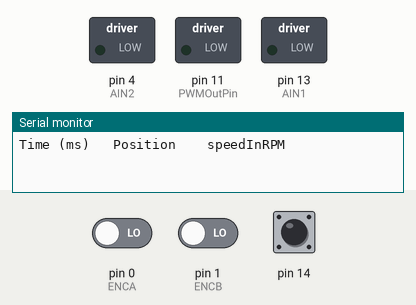
Simulated run of this program. Board: Arduino Leonardo, built with avr-gcc and run on an emulated ATmega32U4. Shown: switched loads named in the program (green lamp = pin HIGH), the last lines printed to the serial monitor. The test bench sets the inputs (shaded band); at power-on: pin 14 HIGH, pin 0 (ENCA) LOW, pin 1 (ENCB) LOW.

Above: at 6.8 s.
6.9 s: pin 14 pulled LOW for 0.15 s
At 7.6 s:
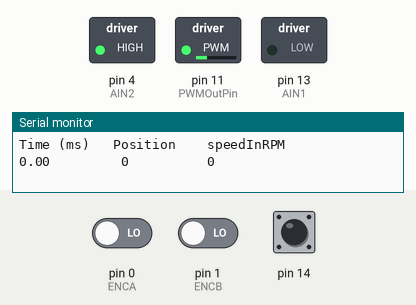
At 14.4 s:
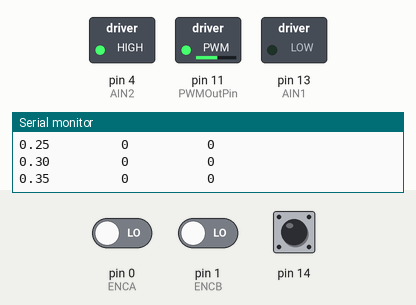
Timing chart, 0 to 25.0 s (numbered marks = the images above; inputs shaded):
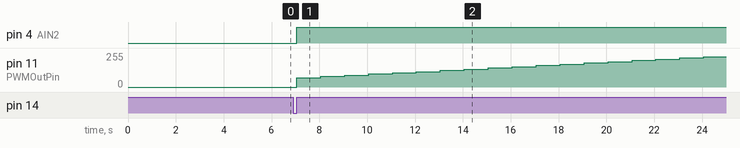

Measured:
- after the input at 6.9 s, pin 4 (AIN2): LOW → HIGH after 0.15 s; pin 11 (PWMOutPin): moves from 0/255 to 227/255 over 17.0 s, starting after 0.15 s

The program:

main.cpp
```cpp
#include <Arduino.h>
#include <Romi32U4.h>
#include "BlueMotor.h"


BlueMotor motor;
Romi32U4ButtonA buttonA;
Romi32U4ButtonB buttonB;
Romi32U4ButtonC buttonC;
long timeToPrint = 0;
long prevTime = 0;
long now = 0;
long newPosition = 0;
long oldPosition = 0;
long sampleTime = 100;
int speedInRPM = 0;
int CPR = 540; // Ticks per revolution (270 for 1 encoder, 540 for 2)
int motorEffort = 50; // 300 is 75, 200 is 50, 400 is 100

int pos1=0;
int pos2 = 1000;

void setup()
{
  Serial.begin(9600);
  motor.setup();
  motor.reset();
  delay(3000);
  Serial.print("Time (ms)");
  Serial.print("   ");
  Serial.print("Position");
  Serial.print("    ");
  Serial.println("speedInRPM");
  delay(3000);
  buttonA.waitForButton();
}


/**
 * Calculates ticks to RPM of the motor
 * @param ticks how many ticks the motor is at (in ticks/100ms)
 * @return how many revolutions per minute the motor is running at
 */
int ticksToRPM(long ticks) {
  return (ticks*600) / CPR;
}

int ticksPerSecondToRPM(long ticks) {
  return (ticks*60) / CPR;
}

void loop()
{
  // Testing percentage
  timeToPrint = millis() + sampleTime;
  oldPosition = motor.getPosition();
  for (float i = 0; i <= 1; i += 0.05) {

    motor.setEffortWithoutDB(i);

    newPosition = motor.getPosition();
    speedInRPM = ticksPerSecondToRPM((newPosition-oldPosition));
    Serial.print(i);
    Serial.print("         ");
    Serial.print(newPosition);
    Serial.print("          ");
    Serial.println(speedInRPM);
    delay(1000);
    oldPosition = newPosition;
  }

  // Testing using PWM signal 0-400
  /*
  timeToPrint = millis() + sampleTime;
  oldPosition = motor.getPosition();
  for (int i = 0; i <= 400; i += 10) {

    motor.setEffort(-i);

    newPosition = motor.getPosition();
    speedInRPM = ticksPerSecondToRPM((newPosition-oldPosition));
    Serial.print(i);
    Serial.print("         ");
    Serial.print(newPosition);
    Serial.print("          ");
    Serial.println(speedInRPM);
    delay(1000);
    oldPosition = newPosition;
  }
  */


  /*
  // Run the motor forwards
  timeToPrint = millis() + sampleTime;
  oldPosition = motor.getPosition();
  while (buttonB.isPressed())
  {
    // The button is currently pressed.
    motor.setEffort(motorEffort);
    if ((now = millis()) > timeToPrint)
    {
      timeToPrint = now + sampleTime;
      newPosition = motor.getPosition();
      speedInRPM = ticksToRPM(newPosition-oldPosition);
      Serial.print(now);
      Serial.print("          ");
      Serial.print(newPosition);
      Serial.print("          ");
      Serial.println(speedInRPM);
      oldPosition = newPosition;

    }

  }

  // move the motor backwards
  while (buttonC.isPressed())
  {
    // The button is currently pressed.
    motor.setEffort(-motorEffort);
    if ((now = millis()) > timeToPrint)
    {
      timeToPrint = now + sampleTime;
      newPosition = motor.getPosition();
      speedInRPM = ticksToRPM(newPosition-oldPosition);
      Serial.print(now);
      Serial.print("          ");
      Serial.print(newPosition);
      Serial.print("          ");
      Serial.println(speedInRPM);
      oldPosition = newPosition;

    }

  }

  // Moves the motor using proportional control to set position
  while (buttonA.isPressed()) {
    motor.moveTo(pos2);
    if ((now = millis()) > timeToPrint)
    {
      timeToPrint = now + sampleTime;
      newPosition = motor.getPosition();
      speedInRPM = ticksToRPM(newPosition-oldPosition);
      Serial.print(now);
      Serial.print("          ");
      Serial.print(newPosition);
      Serial.print("          ");
      Serial.println(speedInRPM);
      oldPosition = newPosition;

    }
  }


  motor.setEffort(0);
  */
}
```

BlueMotor.cpp
```cpp
#include <Arduino.h>
#include <BlueMotor.h>
#include <Romi32U4.h>
#include <math.h>

long oldValue = 0;
long newValue;
long count = 0;
unsigned time = 0;
int lowerBound = 110;
int upperBound = 400;
enum motorStateChoices{BOTTOM, TOP, PLACE45, PLACE25, PRE25, STOP} motorState, nextMotorState;

BlueMotor::BlueMotor()
{
}

void BlueMotor::setup()
{
    pinMode(PWMOutPin, OUTPUT);
    pinMode(AIN2, OUTPUT);
    pinMode(AIN1, OUTPUT);
    pinMode(ENCA, INPUT);
    pinMode(ENCB, INPUT);
    TCCR1A = 0xA8; //0b10101000; //gcl: added OCR1C for adding a third PWM on pin 11
    TCCR1B = 0x11; //0b00010001;
    ICR1 = 400;
    OCR1C = 0;

    attachInterrupt(digitalPinToInterrupt(ENCA), isrA, CHANGE);
    attachInterrupt(digitalPinToInterrupt(ENCB), isrB, CHANGE);
    reset();
}

long BlueMotor::getPosition()
{
    long tempCount = 0;
    noInterrupts();
    tempCount = count;
    interrupts();
    return tempCount;
}

void BlueMotor::reset()
{
    noInterrupts();
    count = 0;
    interrupts();
}

void BlueMotor::isrA()
{
  if (digitalRead(ENCB) == digitalRead(ENCA)) {
    count++;
  }
  else {
    count--;
  }
}
void BlueMotor::isrB()
{
  if (digitalRead(ENCA) == digitalRead(ENCB)) {
    count--;
  }
  else {
    count++;
  }
}

void BlueMotor::isr()
{
    count++;
}

/**
 * Setting the effort without the deadband using percentage
 * @param percent percentage for the motor to run at [-1, 1]
 */
void BlueMotor::setEffortWithoutDB(float percent)
{
  float effort = percent*(upperBound-lowerBound)+lowerBound;
  setEffort(effort);

}

void BlueMotor::setEffort(int effort)
{
    if (effort < 0)
    {
        setEffort(-effort, true);
    }
    else
    {
        setEffort(effort, false);
    }
}

void BlueMotor::setEffort(int effort, bool clockwise)
{
    if (clockwise)
    {
        digitalWrite(AIN1, HIGH);
        digitalWrite(AIN2, LOW);
    }
    else
    {
        digitalWrite(AIN1, LOW);
        digitalWrite(AIN2, HIGH);
    }
    OCR1C = constrain(effort, 0, 400);
}

void BlueMotor::moveTo(long target)  //Move to this encoder position within the specified
{                                    //tolerance in the header file using proportional control
                                     //then stop
    float kP = 1;
    float error = -(count - target);
    float effort = kP*error;
    if (abs(error) > 3) {
        setEffort(effort);
    } else setEffort(0);
}

void setGripperState(motorStateChoices STATE) {
  switch(STATE) {

    case TOP:


    break;

    case PLACE45:


    break;

    case PRE25:


    break;

    case PLACE25:


    break;

    case BOTTOM:


    break;

    case STOP:


    break;
  }

}
```

BlueMotor.h
```cpp
#pragma once

class BlueMotor
{
public:
    BlueMotor();
    void setEffortWithoutDB(float effort);
    void setEffort(int effort);
    void moveTo(long position);
    long getPosition();
    void reset();
    void setup();

private:
    void setEffort(int effort, bool clockwise);
    static void isr();
    static void isrA();
    static void isrB();
    const int tolerance = 3;
    const int PWMOutPin = 11;
    const int AIN2 = 4;
    const int AIN1 = 13;
    const static int ENCA = 0;
    const static int ENCB = 1;
};
```
